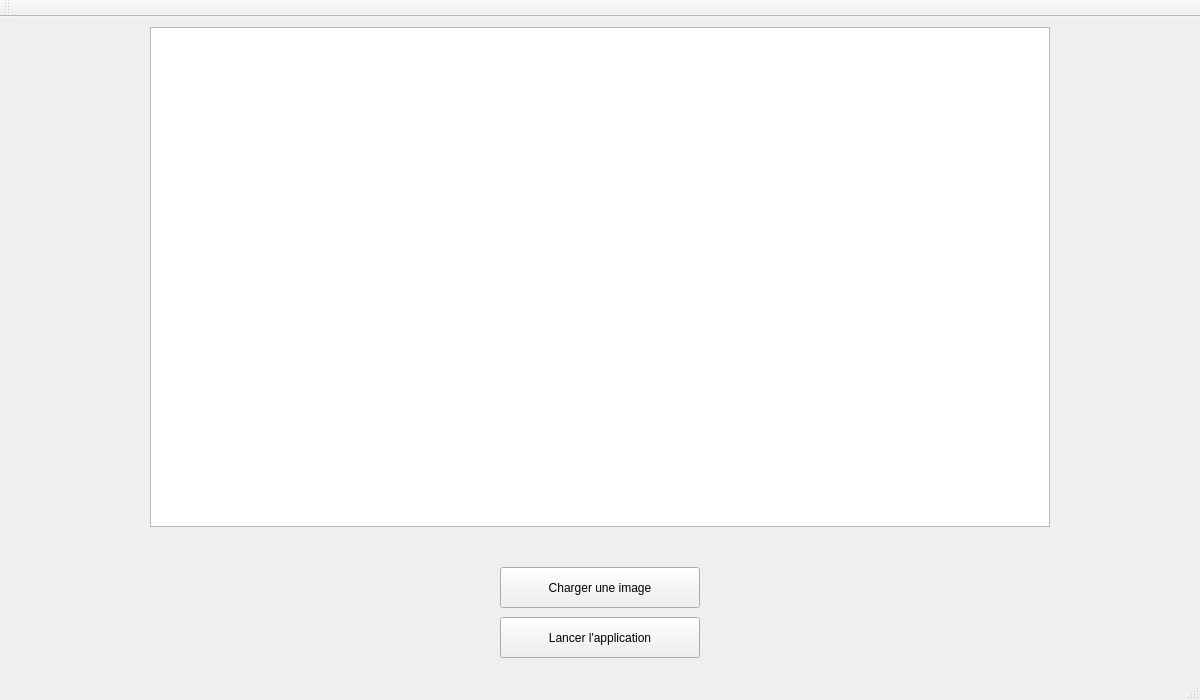
<?xml version="1.0" encoding="UTF-8"?>
<ui version="4.0">
 <class>MainWindow</class>
 <widget class="QMainWindow" name="MainWindow">
  <property name="geometry">
   <rect>
    <x>0</x>
    <y>0</y>
    <width>1200</width>
    <height>700</height>
   </rect>
  </property>
  <property name="windowTitle">
   <string>MainWindow</string>
  </property>
  <widget class="QWidget" name="centralWidget">
   <widget class="QPushButton" name="pushButton">
    <property name="geometry">
     <rect>
      <x>500</x>
      <y>600</y>
      <width>200</width>
      <height>41</height>
     </rect>
    </property>
    <property name="text">
     <string>Lancer l'application</string>
    </property>
   </widget>
   <widget class="QPushButton" name="pushButton_2">
    <property name="geometry">
     <rect>
      <x>500</x>
      <y>550</y>
      <width>200</width>
      <height>41</height>
     </rect>
    </property>
    <property name="text">
     <string>Charger une image</string>
    </property>
   </widget>
   <widget class="QGraphicsView" name="graphicsView">
    <property name="geometry">
     <rect>
      <x>150</x>
      <y>10</y>
      <width>900</width>
      <height>500</height>
     </rect>
    </property>
   </widget>
  </widget>
  <widget class="QMenuBar" name="menuBar">
   <property name="geometry">
    <rect>
     <x>0</x>
     <y>0</y>
     <width>1200</width>
     <height>19</height>
    </rect>
   </property>
  </widget>
  <widget class="QToolBar" name="mainToolBar">
   <attribute name="toolBarArea">
    <enum>TopToolBarArea</enum>
   </attribute>
   <attribute name="toolBarBreak">
    <bool>false</bool>
   </attribute>
  </widget>
  <widget class="QStatusBar" name="statusBar"/>
 </widget>
 <layoutdefault spacing="6" margin="11"/>
 <resources/>
 <connections/>
</ui>
